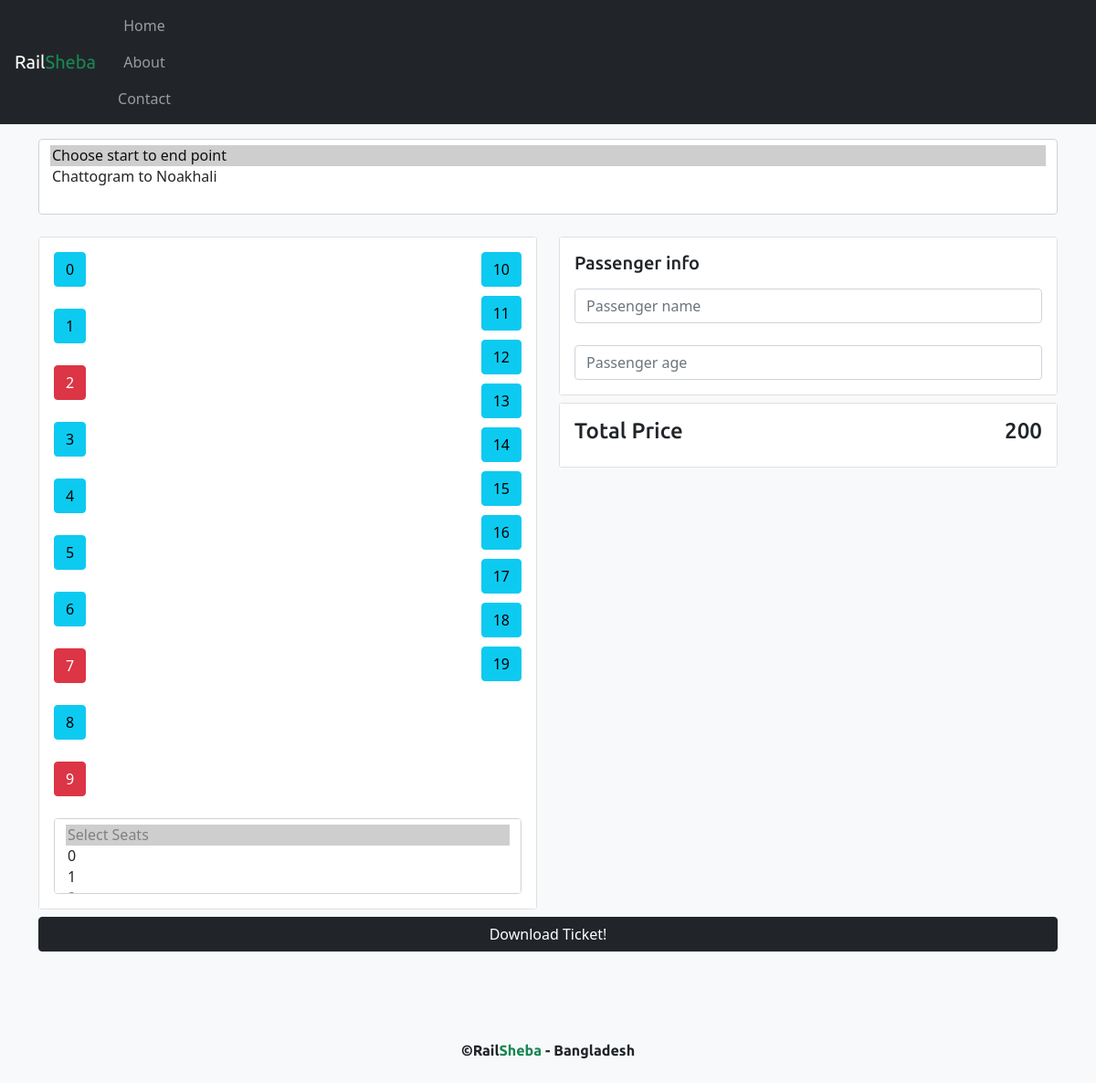
The app's page /ticket/1 with its own data.
### base/models.py (models this page shows, shortened)
class Seat(models.Model):
	train = models.ForeignKey(Train, on_delete=models.CASCADE, related_name='seats')
	seat = models.CharField(max_length=10)
	is_booked= models.BooleanField(default=False)

### base/views.py (the view)
# urls.py: path('ticket/<int:id>', get_ticket, name='ticket'),
def get_ticket(request, id):
	train = Train.objects.get(id=id)
	left_seat = train.seats.all()[0:10]
	right_seat = train.seats.all()[10:20]
	tariff = train.tariffs.all()
	sep = request.GET.get('sp')
	context = {"price" : train.price, 'tariff':tariff, 'ls':left_seat, 'rs':right_seat, 'train':train}
	if sep:
		t = Tariff.objects.get(id=sep)
		price = t.price
		context['price'] = price
	return render(request, 'ticket.html', context)

### templates/ticket.html (shortened to what this page needs)
{% extends 'base.html' %}
{% block class %} bg-light {% endblock %}
{% block body %}
  <div class="container">
      <form method="POST" action="{% url 'ct' %}">
      <select id="ste" onchange="getPrice()"  class="my-3 form-select" size="3" aria-label="size 3 select example">
        <option selected>Choose start to end point</option>
        {% for i in tariff %}
        <option value="{{i.id}}">{{i.starttoend}}</option>
      {% endfor %}
      </select>
      <div class="row">
        <div class="my-2 col-md-6">
          <div class="bg-white card">
            <div class="bg-white card-body">
            <div class="float-start d-inline-block">
            {% for i in ls %}
              <button class="btn btn-{% if i.is_booked %}danger{% else %}info{% endif %}">{{i.seat}}</button>
              <br>
              <br>
              {% endfor %}
            </div>
              {% for t in rs %}
              <button class="float-end btn btn-{% if i.is_booked %}danger{% else %}info{% endif %}">{{t.seat}}</button>
              <br>
              <br>
              {% endfor %}
              <select name="seats" class="mt-4 form-select" size="3" multiple aria-label="size 3 select example">
                <option disabled selected>Select Seats</option>
                {% for s in train.seats.all %}
                <option {% if s.is_booked %} disabled {% endif %} value="{{s.id}}">{{s.seat}}</option>
              {% endfor %}
              </select>
            </div>
          </div>
        </div>
        <div class="my-2 col-md-6">
          <div class="card bg-white">
            <div class="card-body bg-white">
              <h5 class="mb-3">Passenger info</h5>
              <input name="pn" class="form-control" type="text" placeholder="Passenger name">
              <br />
              <input name="pa" class="form-control" type="text" placeholder="Passenger age">
            </div>
          </div>
          <div class="bg-white card my-2">
            <div class="card-body bg-white">
              <h4 class="d-inline-block">Total Price</h4>
              <h4  class="float-end">{{price}}</h4>
            </div>
          </div>
        </div>
      </div>
      <button class="btn btn-dark w-100" type="submit">Download Ticket!</button>
      </form>
    </div>
{% endblock %}

### templates/base.html (shortened to what this page needs)
<!doctype html>
<html lang="en">
  <head>
    <link rel="stylesheet" href="https://cdnjs.cloudflare.com/ajax/libs/font-awesome/5.9.0/css/all.min.css" />
    <link href="https://cdn.jsdelivr.net/npm/bootstrap@5.0.2/dist/css/bootstrap.min.css" rel="stylesheet">
    <link href="https://unpkg.com/aos@2.3.1/dist/aos.css" rel="stylesheet">
  </head>
  <body class="{% block class %} {% endblock %}">
    <nav class="sticky-top navbar navbar-expand-lg navbar-dark bg-dark">
      <a class="f ms-3 navbar-brand" href="{% url 'home' %}">Rail<span class="f text-success">Sheba</span></a>
      <div class="collapse navbar-collapse" id="navbarNav">
        <ul class="navbar-nav">
          <center>
          <li class="nav-item active">
            <a class="nav-link" href="#">Home <span class="sr-only">(current)</span></a>
          </li>
          <li class="nav-item">
            <a class="nav-link" href="#">About</a>
          </li>
          <li class="nav-item">
            <a class="nav-link" href="#">Contact</a>
          </li>
        </center>
        </ul>
      </div>
    </nav>
{% block body %}
{% endblock %}
<br>
<br>
<br>
<div class="bg-light bottom-0 py-4 footer">
  <center>
    <b class="f">
    ©Rail<span class="text-success">Sheba</span> - Bangladesh
    </b>
  </center>
</div>
  </body>
</html>

### templates/base.html (style rules this page uses)
h1,h3,h4,h5,.f { font-family: 'Ubuntu', sans-serif; }

### records on screen
Seat: seat "0", {{ s.id }} 1 (drawn)
Seat: seat "1", {{ s.id }} 2 (drawn)
Seat: seat "2", {{ s.id }} 3 (drawn)
Seat: seat "3"
Seat: seat "4"
Seat: seat "5"
Seat: seat "6"
Seat: seat "7"
Seat: seat "8"
Seat: seat "9"
Seat: seat "10"
Seat: seat "11"
Seat: seat "12"
Seat: seat "13"
Seat: seat "14"
Seat: seat "15"
Seat: seat "16"
Seat: seat "17"
Seat: seat "18"
Seat: seat "19"

### other values on screen
{{ price }} "200"
